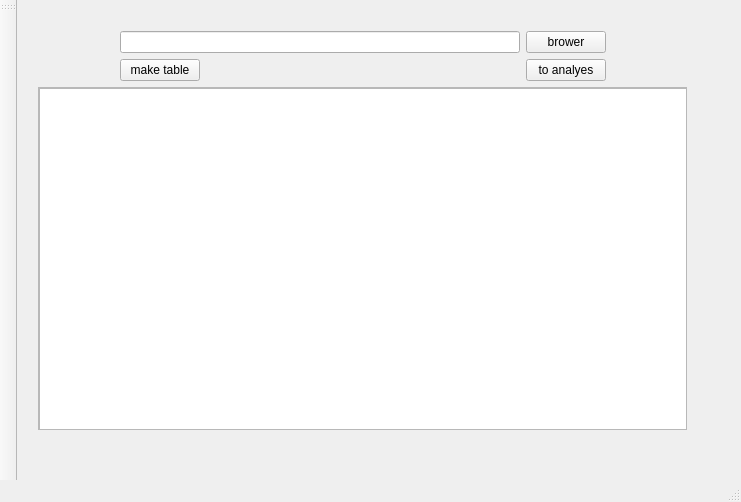
<?xml version="1.0" encoding="UTF-8"?>
<ui version="4.0">
 <class>MainWindow</class>
 <widget class="QMainWindow" name="MainWindow">
  <property name="geometry">
   <rect>
    <x>0</x>
    <y>0</y>
    <width>741</width>
    <height>502</height>
   </rect>
  </property>
  <property name="minimumSize">
   <size>
    <width>741</width>
    <height>502</height>
   </size>
  </property>
  <property name="maximumSize">
   <size>
    <width>741</width>
    <height>502</height>
   </size>
  </property>
  <property name="windowTitle">
   <string>MainWindow</string>
  </property>
  <widget class="QWidget" name="centralWidget">
   <property name="sizePolicy">
    <sizepolicy hsizetype="Expanding" vsizetype="Expanding">
     <horstretch>0</horstretch>
     <verstretch>0</verstretch>
    </sizepolicy>
   </property>
   <widget class="QWidget" name="">
    <property name="geometry">
     <rect>
      <x>10</x>
      <y>20</y>
      <width>671</width>
      <height>421</height>
     </rect>
    </property>
    <layout class="QGridLayout" name="gridLayout">
     <item row="0" column="1">
      <widget class="QLineEdit" name="fileName">
       <property name="sizePolicy">
        <sizepolicy hsizetype="Expanding" vsizetype="Fixed">
         <horstretch>0</horstretch>
         <verstretch>0</verstretch>
        </sizepolicy>
       </property>
       <property name="minimumSize">
        <size>
         <width>400</width>
         <height>20</height>
        </size>
       </property>
      </widget>
     </item>
     <item row="4" column="0" colspan="4">
      <widget class="QScrollArea" name="scrollArea">
       <property name="widgetResizable">
        <bool>true</bool>
       </property>
       <widget class="QWidget" name="scrollAreaWidgetContents">
        <property name="geometry">
         <rect>
          <x>0</x>
          <y>0</y>
          <width>667</width>
          <height>351</height>
         </rect>
        </property>
        <widget class="QTableWidget" name="lr0Table">
         <property name="geometry">
          <rect>
           <x>0</x>
           <y>0</y>
           <width>671</width>
           <height>351</height>
          </rect>
         </property>
         <property name="sizePolicy">
          <sizepolicy hsizetype="Preferred" vsizetype="Preferred">
           <horstretch>0</horstretch>
           <verstretch>0</verstretch>
          </sizepolicy>
         </property>
         <attribute name="horizontalHeaderStretchLastSection">
          <bool>true</bool>
         </attribute>
        </widget>
       </widget>
      </widget>
     </item>
     <item row="2" column="0">
      <spacer name="horizontalSpacer_2">
       <property name="orientation">
        <enum>Qt::Horizontal</enum>
       </property>
       <property name="sizeHint" stdset="0">
        <size>
         <width>40</width>
         <height>20</height>
        </size>
       </property>
      </spacer>
     </item>
     <item row="0" column="0">
      <spacer name="horizontalSpacer">
       <property name="orientation">
        <enum>Qt::Horizontal</enum>
       </property>
       <property name="sizeHint" stdset="0">
        <size>
         <width>10</width>
         <height>20</height>
        </size>
       </property>
      </spacer>
     </item>
     <item row="2" column="3">
      <spacer name="horizontalSpacer_3">
       <property name="orientation">
        <enum>Qt::Horizontal</enum>
       </property>
       <property name="sizeHint" stdset="0">
        <size>
         <width>40</width>
         <height>20</height>
        </size>
       </property>
      </spacer>
     </item>
     <item row="2" column="1">
      <widget class="QPushButton" name="startBtn">
       <property name="enabled">
        <bool>true</bool>
       </property>
       <property name="sizePolicy">
        <sizepolicy hsizetype="Fixed" vsizetype="Fixed">
         <horstretch>0</horstretch>
         <verstretch>0</verstretch>
        </sizepolicy>
       </property>
       <property name="text">
        <string>make table</string>
       </property>
      </widget>
     </item>
     <item row="0" column="2">
      <widget class="QPushButton" name="browerBtn">
       <property name="sizePolicy">
        <sizepolicy hsizetype="Fixed" vsizetype="Fixed">
         <horstretch>0</horstretch>
         <verstretch>0</verstretch>
        </sizepolicy>
       </property>
       <property name="text">
        <string>brower</string>
       </property>
      </widget>
     </item>
     <item row="2" column="2">
      <widget class="QPushButton" name="toAnalyesBtn">
       <property name="sizePolicy">
        <sizepolicy hsizetype="Fixed" vsizetype="Fixed">
         <horstretch>0</horstretch>
         <verstretch>0</verstretch>
        </sizepolicy>
       </property>
       <property name="text">
        <string>to analyes</string>
       </property>
      </widget>
     </item>
     <item row="0" column="3">
      <spacer name="horizontalSpacer_4">
       <property name="orientation">
        <enum>Qt::Horizontal</enum>
       </property>
       <property name="sizeHint" stdset="0">
        <size>
         <width>40</width>
         <height>20</height>
        </size>
       </property>
      </spacer>
     </item>
    </layout>
   </widget>
   <zorder>fileName</zorder>
   <zorder>browerBtn</zorder>
   <zorder>startBtn</zorder>
   <zorder>toAnalyesBtn</zorder>
   <zorder>scrollArea</zorder>
   <zorder>horizontalSpacer_2</zorder>
   <zorder>horizontalSpacer_2</zorder>
   <zorder></zorder>
  </widget>
  <widget class="QMenuBar" name="menuBar">
   <property name="geometry">
    <rect>
     <x>0</x>
     <y>0</y>
     <width>741</width>
     <height>25</height>
    </rect>
   </property>
  </widget>
  <widget class="QToolBar" name="mainToolBar">
   <attribute name="toolBarArea">
    <enum>LeftToolBarArea</enum>
   </attribute>
   <attribute name="toolBarBreak">
    <bool>false</bool>
   </attribute>
  </widget>
  <widget class="QStatusBar" name="statusBar"/>
 </widget>
 <layoutdefault spacing="6" margin="11"/>
 <resources/>
 <connections/>
</ui>
